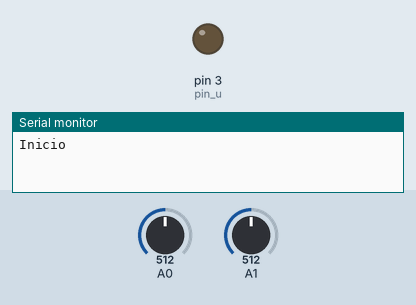
Simulated run of this sketch. Board: Arduino Uno, built with avr-gcc and run on an emulated ATmega328P. On the bench: output pins drawn as LEDs (lit = HIGH), the last lines printed to the serial monitor. Inputs (shaded band) come from the test bench; at power-on: A0 = 512, A1 = 512. At 10.3 s the program stops and its outputs stay as they are.

Above: at 0.1 s.
At 5.1 s:
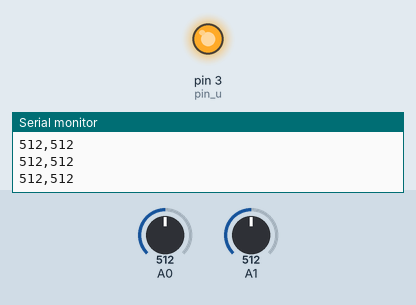
Timing chart, 0 to 11.8 s (numbered marks = the images above):
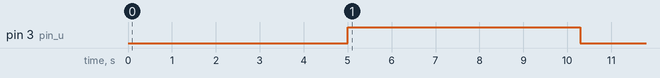

Measured:
- by itself, pin 3 (pin_u): LOW → HIGH at 5.0 s, → LOW 5.3 s later

The sketch:

P1LIB.ino
```cpp
#define t_exp 5000 //Tiempo de muestreo
#define Ts 10 //intervalo de tiempo
#define pin_u 3 //pin de salida

//Entrada y salida para almacenar
unsigned int muestras = t_exp/Ts+1;
unsigned int u = 0;
unsigned int y = 0;

void setup() {
  Serial.begin(115200);
  pinMode(pin_u,OUTPUT);
  Serial.println("Inicio");
  digitalWrite(pin_u,LOW);
}

void loop() {
  delay(5000); //tiempo de espera para descargar el capacitor
  digitalWrite(pin_u,HIGH);//Entrada al sistema RC
  while(muestras){ //Ciclo para capturar la salida y entrada
    u = analogRead(A0);//lectura de la entrada al sistema desde el micro
    y = analogRead(A1);//lectura der la salida del sistema
    Serial.print(u);//muestra de los datos
    Serial.print(',');
    Serial.println(y);
    muestras = --muestras;
    delay(Ts); //tiempo de espera entre cada muestreo
    }
  digitalWrite(pin_u,LOW);//deja de alimentar el circuito
  Serial.println("Final");//indicador
  while(1);
}
```
